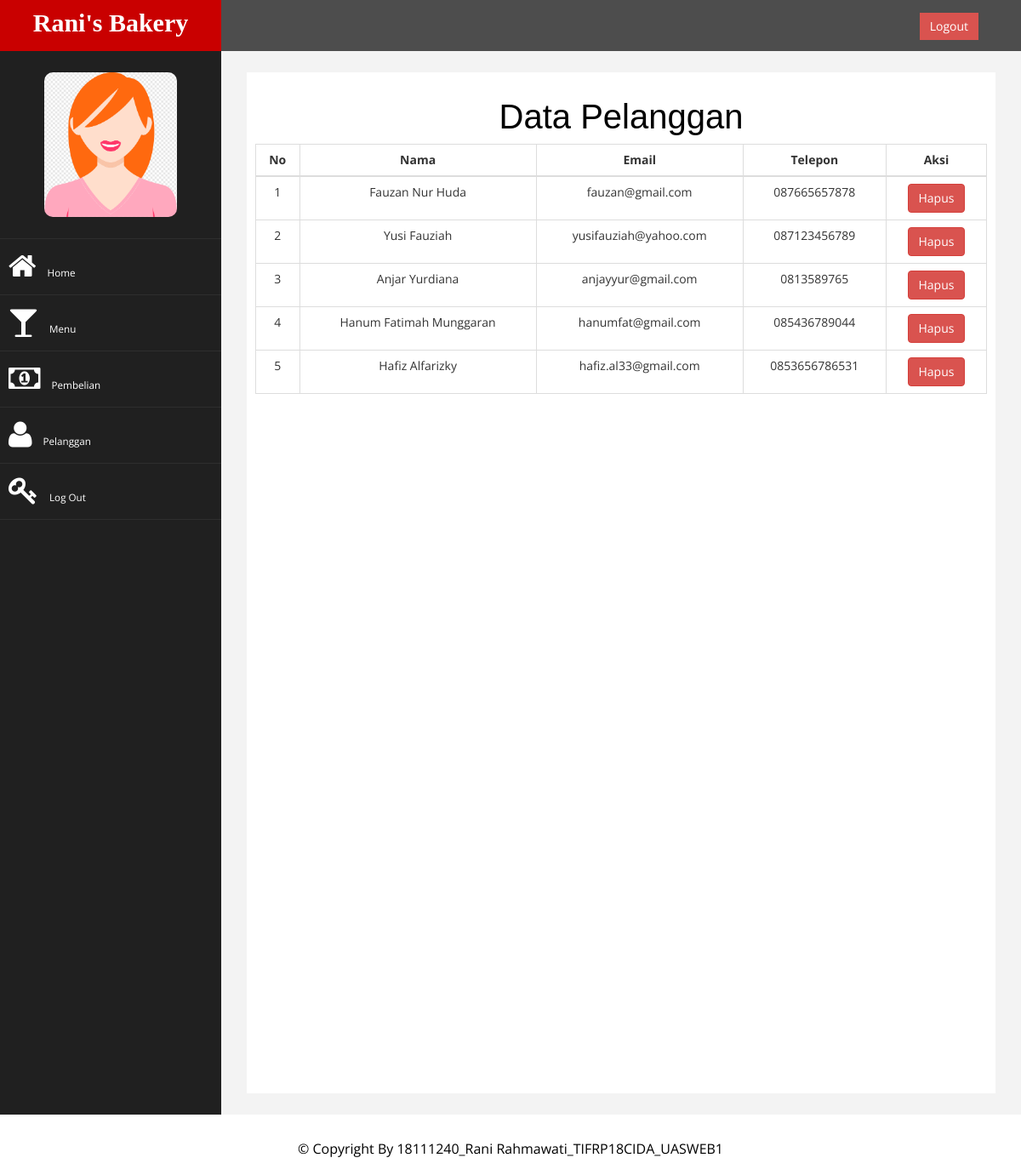
The app's page /config/dashboard.php?halaman=pelanggan with its own data.
### tables this page shows
CREATE TABLE `tb_pelanggan` (
  `id_pelanggan` int(11) NOT NULL,
  `email_pelanggan` varchar(100) NOT NULL,
  `password_pelanggan` varchar(50) NOT NULL,
  `nama_pelanggan` varchar(100) NOT NULL,
  `telepon_pelanggan` varchar(25) NOT NULL
);

### config/pelanggan.php (the view, shortened to what this page needs)
<h2> Data Pelanggan</h2>
<table class="table table-bordered">
    <thead>
        <tr>
            <th>No</th>
            <th>Nama</th>
            <th>Email</th>
            <th>Telepon</th>
            <th>Aksi</th>
        </tr>
    </thead>
    <tbody>
    <?php $nomor=1; ?>
    <?php $ambil = $conn->query("SELECT * FROM tb_pelanggan"); ?>
    <?php while($pecah = $ambil->fetch_assoc()){ ?>
        <tr>
            <td><?php echo $nomor; ?></td>
            <td><?php echo $pecah['nama_pelanggan']; ?></td>
            <td><?php echo $pecah['email_pelanggan']; ?></td>
            <td><?php echo $pecah['telepon_pelanggan']; ?></td>
            <td>
                <a href="dashboard.php?halaman=hapuspelanggan&id=<?php echo $pecah['id_pelanggan'];?>" class="btn btn-danger">Hapus</a>
            </td>
        </tr>
        <?php $nomor++; ?>
        <?php } ?>
    </tbody>
</table>

### config/assets/css/custom.css (style rules this page uses)
body { font-family: 'Open Sans', sans-serif; }
h2 { color: #f00; }

### config/dashboard.php (style rules this page uses)
a { font-size: smaller; }

### config/pelanggan.php (style rules this page uses)
h2 { text-align: center; font-family: 'Gill Sans', 'Gill Sans MT', Calibri, 'Trebuchet MS', sans-serif; color: black; font-size: 40px; }
th { text-align: center; }
td { text-align: center; }

### records on screen
tb_pelanggan: nama_pelanggan "Fauzan Nur Huda", email_pelanggan "fauzan@gmail.com", telepon_pelanggan "087665657878"
tb_pelanggan: nama_pelanggan "Yusi Fauziah", email_pelanggan "yusifauziah@yahoo.com", telepon_pelanggan "087123456789"
tb_pelanggan: nama_pelanggan "Anjar Yurdiana", email_pelanggan "anjayyur@gmail.com", telepon_pelanggan "0813589765"
tb_pelanggan: nama_pelanggan "Hanum Fatimah Munggaran", email_pelanggan "hanumfat@gmail.com", telepon_pelanggan "085436789044"
tb_pelanggan: nama_pelanggan "Hafiz Alfarizky", email_pelanggan "hafiz.al33@gmail.com", telepon_pelanggan "0853656786531"
